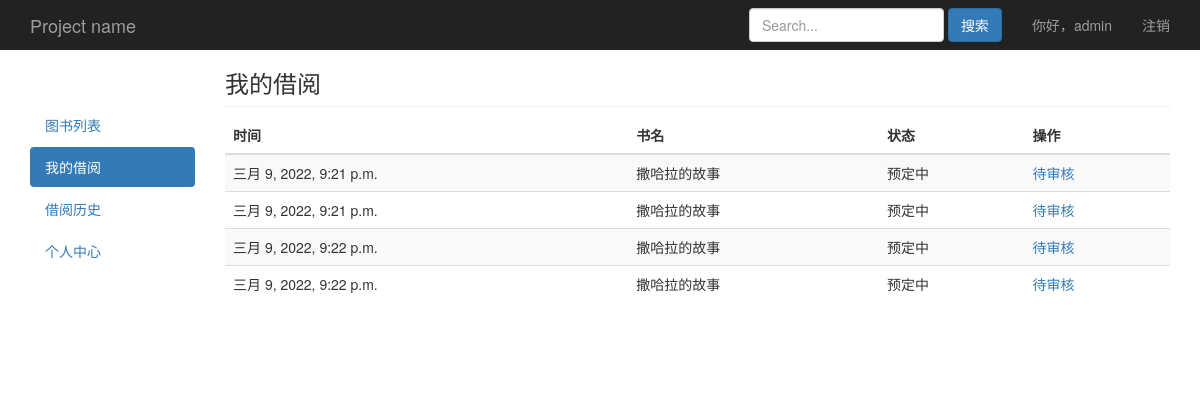
Screenshot of /book/myborrow/ (signed in) with the database file from the repository.
### book/models.py (models this page shows)
class User(AbstractUser):
    choice_gender = (
        ('male','男'),
        ('female','女'),
    )
    gender = models.CharField(max_length=6,choices=choice_gender,default='male',verbose_name='性别')
    mobile = models.IntegerField(null=True,blank=False,verbose_name='手机号')
    class Meta:
        verbose_name_plural = '用户'
    def __str__(self):
        return self.username

class Record(models.Model):
    choice_status = (
        (1,'预定中'),
        (2,'已借阅'),
        (3,'归还中'),
        (4,'已归还'),
    )
    m_time = models.DateTimeField(auto_now=True,verbose_name='更新时间')
    username = models.ForeignKey(settings.AUTH_USER_MODEL,on_delete=models.CASCADE,related_name='log_username',verbose_name='用户')
    book = models.ForeignKey(Book,on_delete=models.CASCADE,related_name='log_book',verbose_name='书名')
    status = models.SmallIntegerField(choices=choice_status,verbose_name='状态')
    class Meta:
        verbose_name_plural = '借阅记录'

class Book(models.Model):
    name = models.CharField(max_length=30,blank=False,verbose_name='书名')
    category = models.ForeignKey(Category,on_delete=models.CASCADE,default='',blank=False,related_name='books_category',verbose_name='类别')
    author = models.CharField(max_length=30,null=True,blank=False,verbose_name='作者')
    publisher = models.CharField(max_length=30,null=True,blank=False,verbose_name='出版社')
    count = models.IntegerField(default=1,verbose_name='库存')
    img = models.ImageField(upload_to='book_img/%Y/%m/%d/',blank=True,null=True,default='book_img/default.jpg',verbose_name='书籍图片')
    content = models.TextField(null=True,blank=True,verbose_name='内容简介')
    create_time = models.DateTimeField(auto_now_add=True,verbose_name='入库时间')
    class Meta:
        verbose_name_plural = '图书列表'
    def __str__(self):
        return self.name

### book/views.py (the view)
# urls.py: path('book/myborrow/',views.book_myborrow,name='book_myborrow'),
@login_required
def book_myborrow(request):
	obj_record = Record.objects.filter(username=request.user,status__lt=4)
	paginator = Paginator(obj_record,10)
	page = request.GET.get('page')
	try:
		obj_record = paginator.page(page)
	except PageNotAnInteger:
		obj_record = paginator.page(1)
	except EmptyPage:
		obj_record = paginator.page(paginator.num_pages)
	return render(request,'book/myborrow.html',locals())

### book/templates/book/myborrow.html (shortened to what this page needs)
{% extends "book/base.html" %}
{% block nav %}
<ul class="nav nav-pills nav-stacked">
  <li ><a href="/">图书列表</a></li>
  <li class="active"><a href="/book/myborrow/">我的借阅<span class="sr-only">(current)</span></a></li>
  <li><a href="/book/borrowrecord/">借阅历史</a></li>
  <li><a href="/book/usercenter/">个人中心</a></li>
</ul>
{% endblock %}
{% block content %}
        <h3 class="sub-header">我的借阅</h3>
        <div class="table-responsive">
          <table class="table table-striped">
            <thead>
              <tr>
                <th>时间</th>
                <th>书名</th>
                <th>状态</th>
                <th>操作</th>
              </tr>
            </thead>
            <tbody>
              {% for field in obj_record %}
              <tr>
                <td>{{field.m_time}}</td>
                <td>{{field.book}}</td>
                <td>{{field.get_status_display}}</td>
                <td>
                    {% if field.status == 2 %}
                    <a href="/book/{{field.id}}/return/">归还</a>
                    {% else %}
                    <a>待审核</a>
                    </td>
                    {% endif %}
              </tr>
              {% endfor %}
            </tbody>
          </table>
        </div>
{% endblock %}

### book/templates/book/base.html (shortened to what this page needs)
{% load static %}
<!doctype html>
<html lang="en">
<head>
  <link href="{% static "bootstrap-3.4.1-dist/css/bootstrap.min.css" %}" rel="stylesheet">
  <link href="{% static "css/style.css" %}" rel="stylesheet">
</head>
<body>
  <nav class="navbar navbar-inverse navbar-fixed-top">
    <div class="container">
      <div class="navbar-header">
        <a class="navbar-brand" href="/">Project name</a>
      </div>
      <div id="navbar" class="navbar-collapse collapse">
        <ul class="nav navbar-nav navbar-right">
          <li><a>你好，{{request.user}}</a></li>
          <li><a href="/logout/">注销</a></li>
        </ul>
        <form class="navbar-form navbar-right">
          <input type="text" class="form-control" placeholder="Search...">
          <button type="submit" class="btn btn-primary">搜索</button>
        </form>
      </div>
    </div>
  </nav>
  <div class="container">
    <div class="row">
      <div class="col-md-2">
        <div style="padding-top:55px"></div>
        {% block nav %} {% endblock %}
      </div>
      <div class="col-md-10">
        {% block content %}{% endblock %}
      </div>
    </div>
    <div class="row">
      <div class="col-md-6"></div>
      <div class="col-md-6">
      </div>
    </div>
  </div>
</body>
</html>

### book/static/css/style.css (style rules this page uses)
body { padding-top: 50px; }
.sub-header { padding-bottom: 10px; border-bottom: 1px solid #eee; }
.navbar-fixed-top { border: 0; }

### rows the page displays
User: user "admin"
Record: m_time "三月 9, 2022, 9:21 p.m.", book "撒哈拉的故事", status "预定中", shows "待审核"
Record: m_time "三月 9, 2022, 9:21 p.m.", book "撒哈拉的故事", status "预定中", shows "待审核"
Record: m_time "三月 9, 2022, 9:22 p.m.", book "撒哈拉的故事", status "预定中", shows "待审核"
Record: m_time "三月 9, 2022, 9:22 p.m.", book "撒哈拉的故事", status "预定中", shows "待审核"
